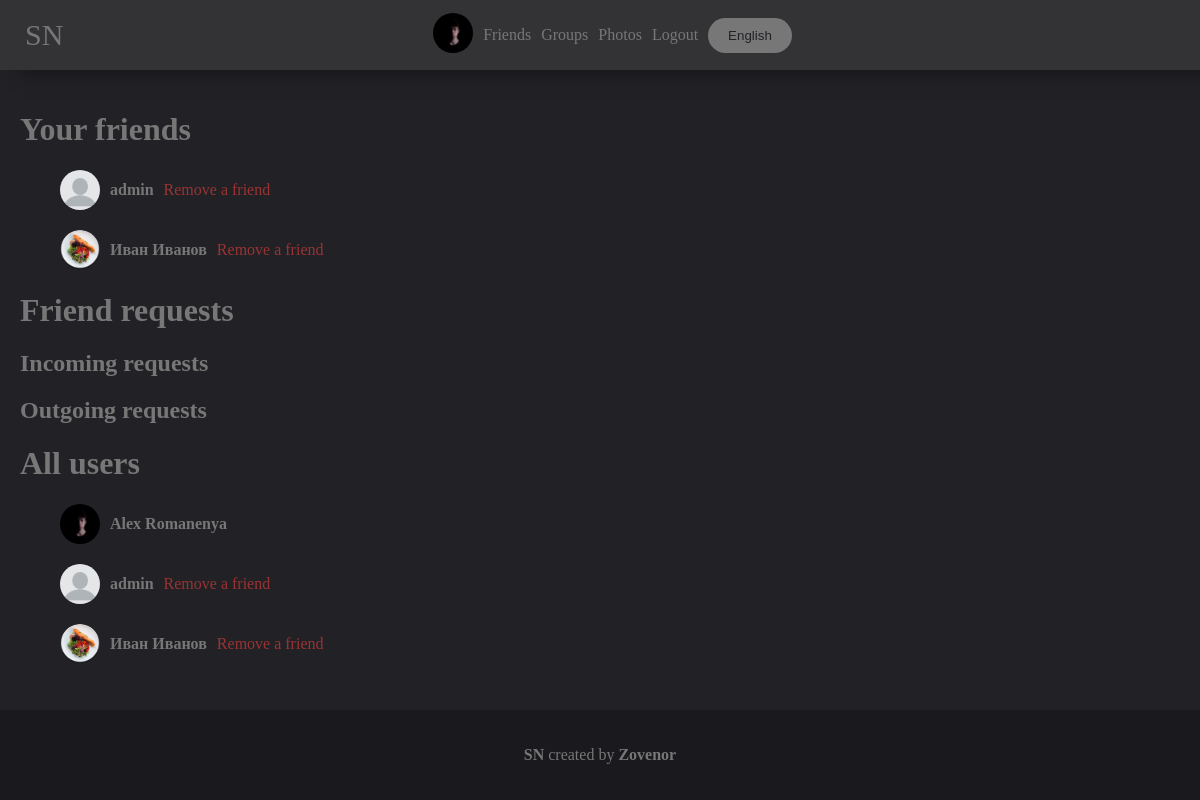
The page /friends (signed in) on the database its author committed.
### mainpage/models.py (models this page shows, shortened)
class UserDetail(models.Model):
    user = models.ForeignKey(User, on_delete=models.CASCADE)
    age = models.DateField(null=True, blank=True)
    photo = models.ForeignKey(Photo, on_delete=models.SET_NULL, null=True, blank=True)
    permissions = models.CharField(max_length=10, default="public")
    country = models.CharField(max_length=100, null=True, blank=True)
    city = models.CharField(max_length=100, null=True, blank=True)
    sex = models.CharField(max_length=10, choices=(('male', 'male'), ('female', 'female'), ('None', 'None')),
                           default=('None', 'None'))
    def get_photo(self):
        if self.photo:
            return self.photo
        else:
            return settings.STATIC_URL + "/mainpage/img/user.png"

class Photo(models.Model):
    photo = models.ImageField(upload_to='photos')
    date = models.DateTimeField(auto_now=True)
    user = models.ForeignKey(User, on_delete=models.SET_NULL, null=True)
    permissions = models.CharField(max_length=10, default="public")
    def __str__(self):
        return self.photo.url

class Friend(models.Model):
    user1 = models.IntegerField()
    user2 = models.IntegerField()
    def get_user1_name(self):
        try:
            return f'{User.objects.get(id=self.user1).first_name} {User.objects.get(id=self.user1).last_name}'
        except:
            return "DELETED"
    def get_user1_username(self):
        try:
            return User.objects.get(id=self.user1).username
        except:
            return None
    def get_user1(self):
        try:
            return UserDetail.objects.get(user=self.user1)
        except:
            return None
    def get_user2_name(self):
        try:
            return f'{User.objects.get(id=self.user2).first_name} {User.objects.get(id=self.user2).last_name}'
        except:
            return "DELETED"
    def get_user2_username(self):
        try:
            return User.objects.get(id=self.user2).username
        except:
            return None
    def get_user2(self):
        try:
            return UserDetail.objects.get(user=self.user2)
        except:
            return None

### mainpage/views.py (the view)
# urls.py: path('friends', views.FriendsView.as_view()),
class FriendsView(View):
    @base
    @user_is_authenticated
    def get(self, request, content={}, **kwargs):
        user_id = request.user.id
        f1 = Friend.objects.filter(user1=user_id)
        f2 = Friend.objects.filter(user2=user_id)
        content.update({
            'list': get_wordlist(request).Friends,
            'friends': f1.union(f2),
            'incoming_requests': Follower.objects.filter(user2=user_id),
            'outgoing_requests': Follower.objects.filter(user1=user_id),
            'all_users': UserDetail.objects.all(),
        })
        id_list = {
            'friends': [],
            'incoming_requests': [],
            'outgoing_requests': [],
        }
        for el in content['friends']:
            if user_id == el.user1:
                id_list['friends'] += [el.user2]
            else:
                id_list['friends'] += [el.user1]
        for el in content['incoming_requests']:
            id_list['incoming_requests'] += [el.user1]
        for el in content['outgoing_requests']:
            id_list['outgoing_requests'] += [el.user2]
        content['id_list'] = id_list
        try:
            add_id = int(request.GET['add'][2:])
            if Follower.objects.filter(user1=add_id, user2=user_id):
                Friend.objects.create(user1=user_id, user2=add_id)
                Follower.objects.filter(user1=add_id, user2=user_id).delete()
            return url_redirect_or_not(request)
        except:
            pass
        try:
            rm_id = int(request.GET['rm'][2:])
            if Friend.objects.filter(user1=rm_id, user2=user_id):
                Follower.objects.create(user1=rm_id, user2=user_id)
                Friend.objects.filter(user1=rm_id, user2=user_id).delete()
            elif Friend.objects.filter(user1=user_id, user2=rm_id):
                Follower.objects.create(user1=rm_id, user2=user_id)
                Friend.objects.filter(user1=user_id, user2=rm_id).delete()
            return url_redirect_or_not(request)
        except:
            pass
        try:
            rm_request_id = int(request.GET['rm_request'][2:])
            if Follower.objects.filter(user1=user_id, user2=rm_request_id):
                Follower.objects.filter(user1=user_id, user2=rm_request_id).delete()
            return url_redirect_or_not(request)
        except:
            pass
        try:
            add_request_id = int(request.GET['add_request'][2:])
            if not Follower.objects.filter(user1=user_id, user2=add_request_id) and user_id != add_request_id:
                Follower.objects.create(user1=user_id, user2=add_request_id)
            return url_redirect_or_not(request)
        except:
            pass
        return render(request, 'mainpage/friends.html', content)

### mainpage/views.py (called while the page is built)
def base(func):
    def wrapper(self, request, content={}, *args, **kwargs):
        if request.user.is_authenticated:
            content.update({'your_user': UserDetail.objects.get(user=request.user)})
        return func(self, request, content=content, **kwargs)
    return wrapper

def user_is_authenticated(func):
    def redir(self, request):
        return redirect('/login')
    def wrapper(self, request, **kwargs):
        if request.user.is_authenticated:
            return func(self, request, **kwargs)
        else:
            return redir(self, request)
    return wrapper

def get_wordlist(request):
    langs_list = {
        'en': langs.EN,
        'ru': langs.RU,
    }
    if 'lang' in request.COOKIES:
        lang = request.COOKIES['lang']
        try:
            return langs_list[lang]
        except:
            return langs_list['en']
    else:
        return langs_list['en']

### mainpage/templates/mainpage/friends.html (shortened to what this page needs)
{% extends 'mainpage/base.html' %}
{% load static %}
{% block content %}
    <link rel="stylesheet" href="{% static 'mainpage/friends.css' %}">
    <h1>{{ list.your_friends }}</h1>
    <ul>
        {% for el in friends %}
            {% if user.id == el.user1 %}
                <li class="user"><a href="/{{ el.get_user2_username }}">
                    {% if el.get_user2_name == "DELETED" %}
                        <b><img src="{% static "mainpage/img/user.png" %}" class="user_photo">{{ list.user_del }}</b>
                    {% else %}
                        <b><img class="user_photo" src="{{ el.get_user2.get_photo }}">{{ el.get_user2_name }}</b>
                    {% endif %}
                </a><a class="action remove_friend" href="?rm=id{{ el.user2 }}">{{ list.remove_friend }}</a></li>
            {% else %}
                <li class="user"><a href="/{{ el.get_user1_username }}">
                    {% if el.get_user1_name == "DELETED" %}
                        <b><img src="{% static "mainpage/img/user.png" %}" class="user_photo">{{ list.user_del }}</b>
                    {% else %}
                        <b><img class="user_photo" src="{{ el.get_user1.get_photo }}">{{ el.get_user1_name }}</b>
                    {% endif %}
                </a><a class="action remove_friend" href="?rm=id{{ el.user1 }}">{{ list.remove_friend }}</a></li>
            {% endif %}
        {% endfor %}
    </ul>
    <h1>{{ list.friend_requests }}</h1>
    <h2>{{ list.incoming_requests }}</h2>
    <h2>{{ list.outgoing_requests }}</h2>
    <h1>{{ list.all_users }}</h1>
    <ul>
        {% for el in all_users %}
            <li class="user">
                <b><a href="/{{ el.user.username }}"><img width="40px" class="user_photo"
                                                          src="{{ el.get_photo }}">{{ el.user.first_name }} {{ el.user.last_name }}
                </a></b>
                {% if el.user.id in id_list.friends %}
                    <a class="action remove_friend" href="?rm=id{{ el.user.id }}">{{ list.remove_friend }}</a>
                {% elif el.user.id in id_list.incoming_requests %}
                    <a class="action accept_request" href="?add=id{{ el.user.id }}">{{ list.accept_the_request }}</a>
                {% elif el.user.id in id_list.outgoing_requests %}
                    <a class="action remove_request" href="?rm_request=id{{ el.user.id }}">{{ list.remove_request }}</a>
                {% elif el.user.id != user.id %}
                    <a class="action add_request" href="?add_request=id{{ el.user.id }}">{{ list.add_request }}</a>
                {% endif %}
            </li>
        {% endfor %}
    </ul>
{% endblock %}

### mainpage/templates/mainpage/base.html (shortened to what this page needs)
<!doctype html>
{% load static %}
<html lang="en">
<head>
    <link rel="stylesheet" href="{% static "mainpage/base.css" %}">
</head>
<body>
<header>
    <a class="NAME" href="/">{{ list.NAME }}</a>
    {% if user.is_authenticated %}
        <a href="/account"><img width="40px" style="border-radius: 999px" src="{{ your_user.get_photo }}"></a>
        <a href="/friends">{{ list.Friends }}</a>
        <a href="/groups">{{ list.groups }}</a>
        <a href="/photos">{{ list.photos }}</a>
        <a href="/logout?url={{ request.path }}">{{ list.LogOut }}</a>
    {% endif %}
    <button style="margin-left: 5px" class="button choose_lang" onclick="choose_lang()">{{ list.choose_lang }}</button>
</header>
<main>
    {% block content %}
{% endblock %}
</main>
<footer>
    <p><a href="https://github.com/zovenor/social_network"><b>{{ list.NAME }}</b></a> {{ list.created_by }} <a href="https://github.com/zovenor"><b>Zovenor</b></a></p>
</footer>
</body>
</html>

### mainpage/static/mainpage/base.css (style rules this page uses)
body { padding: 0; margin: 0; background: #222226; color: #777; font-family: Calibri; min-height: 100vh; display: flex; flex-flow: column; }
header { background: #333336; padding: 10px; color: #FFF; display: flex; align-items: center; justify-content: center; position: fixed; width: 100vw; height: 50px; left: 0; top: 0; z-index: 999; box-shadow: 20px 0px 20px #111113; }
.NAME { position: fixed; left: 20px; font-size: 30px; }
header a { text-decoration: none; margin: 5px; color: #777; }
main { padding: 20px; padding-top: 90px; }
main a { text-decoration: none; color: #777; }
li { list-style-type: none; }
.button { border-color: #777; border-width: 2px; border-style: solid; border-radius: 999px; padding: 10px; transition: .5s; color: #777; background-color: #222226; width: fit-content; padding-left: 20px; padding-right: 20px; }
.choose_lang { border: 0px; background-color: #777; color: #222226; }
footer { background-color: #1a1a1e; padding: 20px; display: flex; justify-content: center; align-items: center; margin-top: auto; }
footer a { text-decoration: none; color: #777; }

### mainpage/static/mainpage/friends.css (style rules this page uses)
.user { display: flex; align-items: center; margin-bottom: 20px; }
.user * { display: flex; align-items: center; }
.user_photo { border-radius: 999px; margin-right: 10px; width: 40px; }
.action { margin-left: 10px; }
.remove_friend { color: #993333; }

### rows shown on the page
UserDetail: get_photo (picture), user.first_name "Alex", user.last_name "Romanenya"
Friend: get_user2_name "admin", remove_friend "Remove a friend"
Friend: get_user1.get_photo (picture), get_user1_name "Иван Иванов", remove_friend "Remove a friend"
UserDetail: shows a picture, user.first_name "admin", remove_friend "Remove a friend"
UserDetail: get_photo (picture), user.first_name "Иван", user.last_name "Иванов", remove_friend "Remove a friend"

### other values the page prints
{{ list.NAME }} "SN"
{{ list.Friends }} "Friends"
{{ list.groups }} "Groups"
{{ list.photos }} "Photos"
{{ list.LogOut }} "Logout"
{{ list.choose_lang }} "English"
{{ list.your_friends }} "Your friends"
{{ list.friend_requests }} "Friend requests"
{{ list.incoming_requests }} "Incoming requests"
{{ list.outgoing_requests }} "Outgoing requests"
{{ list.all_users }} "All users"
{{ list.created_by }} "created by"
